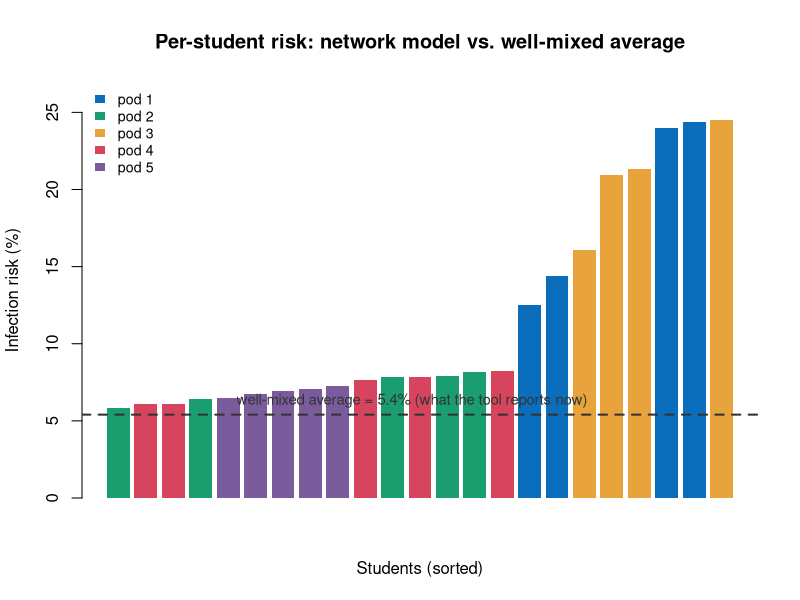

Reproduce this figure in R.
# =============================================================================
# Stage-1 prototype: adding a sensor/contact-network NEAR-FIELD layer on top of
# a well-mixed FAR-FIELD room risk.
#
# Purpose: illustrate how per-student risk SPREADS OUT once you account for
# who-contacts-whom, versus the single room-average the current tool reports.
#
# This is a CONCEPTUAL prototype, not a calibrated model. It uses a simplified
# Wells-Riley-style quanta formulation as a stand-in for the full QMRA compartment
# model, because it cleanly separates the two exposure routes:
#
#   total exposure_i (lambda_i) = far-field (shared by all)  +  near-field (from contacts)
#   P_infection_i = 1 - exp(-lambda_i)
#
# Far-field  = everyone breathes the same diluted room air  -> identical for all.
# Near-field = extra dose from close proximity to infected peers, weighted by the
#              contact network (sensor-derived "close-contact minutes").
#
# IMPORTANT: near-field is modeled as the INCREMENT above the room average
# (a much smaller effective dilution volume Q.near), so the emitter is not
# double-counted between the two layers.
# =============================================================================

set.seed(20)   # reproducible illustration; swap/remove to explore variability

# ---- Parameters (all illustrative & documented; tune freely) ----------------
P <- list(
  N            = 25,     # students
  pod.size     = 5,      # seating groups / pods (network structure)
  duration.h   = 3,      # class length (hours) — matches the app default
  n.infected   = 2,      # index cases in the room
  q            = 10,     # quanta emission rate per infected (per hour) [illustrative]
  p.breath     = 0.5,    # student breathing rate (m^3/h), light activity
  V            = 180,    # room volume (m^3) ~ 25-student classroom
  AER          = 3,      # air exchanges per hour -> far-field dilution
  Q.near       = 30,     # near-zone effective clearance (m^3/h); SMALL -> close
                         #   contact = high local concentration. Key NF knob.
  within.pod.min = c(20, 80),  # cumulative close-contact minutes within a pod (range)
  between.pod.min= c(0, 8)     # cumulative close-contact minutes across pods (range)
)

# ---- Build a structured classroom contact network ---------------------------
# Sensor data would supply this matrix directly (close-contact minutes per pair).
# Here we synthesize realistic structure: dense within-pod, sparse between-pod.
make_network <- function(P) {
  N   <- P$N
  pod <- rep(seq_len(ceiling(N / P$pod.size)), each = P$pod.size)[1:N]
  C   <- matrix(0, N, N)
  for (i in 1:(N - 1)) for (j in (i + 1):N) {
    rng <- if (pod[i] == pod[j]) P$within.pod.min else P$between.pod.min
    m   <- runif(1, rng[1], rng[2])
    C[i, j] <- C[j, i] <- m            # symmetric, minutes of close contact
  }
  list(contact = C, pod = pod)
}

# ---- Risk model: far-field (shared) + near-field (network) ------------------
compute_risk <- function(net, infected, P) {
  C <- net$contact; N <- P$N
  # Far-field: identical for everyone (Wells-Riley shared-air term)
  Q.far     <- P$V * P$AER
  lambda.far <- P$n.infected * P$q * P$p.breath * P$duration.h / Q.far
  # Near-field: extra dose from close contact with INFECTED peers (network-driven)
  contact.h.with.inf <- rowSums(C[, infected, drop = FALSE]) / 60   # hours
  lambda.near <- contact.h.with.inf * P$q * P$p.breath / P$Q.near
  lambda <- lambda.far + lambda.near
  risk   <- 1 - exp(-lambda)
  risk[infected] <- NA                                    # already infected
  list(risk = risk, lambda.far = lambda.far,
       p.far = 1 - exp(-lambda.far),
       contact.h.with.inf = contact.h.with.inf)
}

# ---- One illustrative scenario ----------------------------------------------
net <- make_network(P)
infected <- c(2, 13)                       # two index cases (pod 1 and pod 3)
res <- compute_risk(net, infected, P)
sus <- setdiff(seq_len(P$N), infected)     # susceptibles
risk.sus <- res$risk[sus]

cat("================ STAGE-1 NETWORK PROTOTYPE ================\n")
cat(sprintf("Classroom: %d students in %d pods, %d infected, %.0f-h class\n\n",
            P$N, length(unique(net$pod)), P$n.infected, P$duration.h))
cat(sprintf("CURRENT (well-mixed) model -> ONE number for everyone: %.1f%%\n",
            100 * res$p.far))
cat("NETWORK model -> a DISTRIBUTION across students:\n")
cat(sprintf("   mean   %.1f%%   median %.1f%%   min %.1f%%   MAX %.1f%%\n",
            100*mean(risk.sus), 100*median(risk.sus),
            100*min(risk.sus), 100*max(risk.sus)))
cat(sprintf("   students above 10%%: %d of %d   (the average hides them)\n\n",
            sum(risk.sus > 0.10), length(sus)))
ord <- order(risk.sus, decreasing = TRUE)
cat("Highest-risk students (pod-mates of an infected child):\n")
for (k in ord[1:5]) {
  s <- sus[k]
  cat(sprintf("   student %2d (pod %d): %.1f%%   close-contact w/ infected = %.0f min\n",
              s, net$pod[s], 100*risk.sus[k], 60*res$contact.h.with.inf[s]))
}

# ---- Plot: per-student risk vs the well-mixed average -----------------------
png_path <- file.path(getwd(), "network_risk_example.png")
png(png_path, width = 1000, height = 600, res = 120)
cols <- c("#0a6ebd","#1a9e6f","#e8a33d","#d6455d","#7a5b9c")[net$pod[sus]]
o <- order(risk.sus)
bp <- barplot(100*risk.sus[o], col = cols[o], border = NA,
              ylim = c(0, max(100*risk.sus, 12) * 1.1),
              ylab = "Infection risk (%)", xlab = "Students (sorted)",
              main = "Per-student risk: network model vs. well-mixed average")
abline(h = 100*res$p.far, lty = 2, lwd = 2, col = "#333333")
text(x = max(bp)*0.5, y = 100*res$p.far, pos = 3,
     labels = sprintf("well-mixed average = %.1f%% (what the tool reports now)",
                      100*res$p.far), col = "#333333", cex = 0.9)
legend("topleft", legend = paste("pod", sort(unique(net$pod[sus]))),
       fill = c("#0a6ebd","#1a9e6f","#e8a33d","#d6455d","#7a5b9c"),
       border = NA, bty = "n", cex = 0.85)
dev.off()
cat(sprintf("\nPlot saved: %s\n", png_path))

# ---- Quick Monte Carlo: how big is the hidden tail? -------------------------
# Average over random index-case placements -> the room mean barely moves, but
# the per-child tail (max) is consistently far above it.
set.seed(7)
nrep <- 2000
maxv <- meanv <- numeric(nrep)
for (r in seq_len(nrep)) {
  net.r <- make_network(P)
  inf.r <- sample(P$N, P$n.infected)
  rr <- compute_risk(net.r, inf.r, P)$risk
  rr <- rr[!is.na(rr)]
  meanv[r] <- mean(rr); maxv[r] <- max(rr)
}
cat("\n---- Monte Carlo over random infected placements (2000 classrooms) ----\n")
cat(sprintf("Typical room-average risk:        %.1f%%\n", 100*mean(meanv)))
cat(sprintf("Typical HIGHEST-risk student:     %.1f%%  (95th pct of max: %.1f%%)\n",
            100*mean(maxv), 100*quantile(maxv, 0.95)))
cat("Takeaway: the network layer leaves the room AVERAGE ~unchanged but reveals\n")
cat("a heavy upper tail of high-risk children that a single average cannot show.\n")
